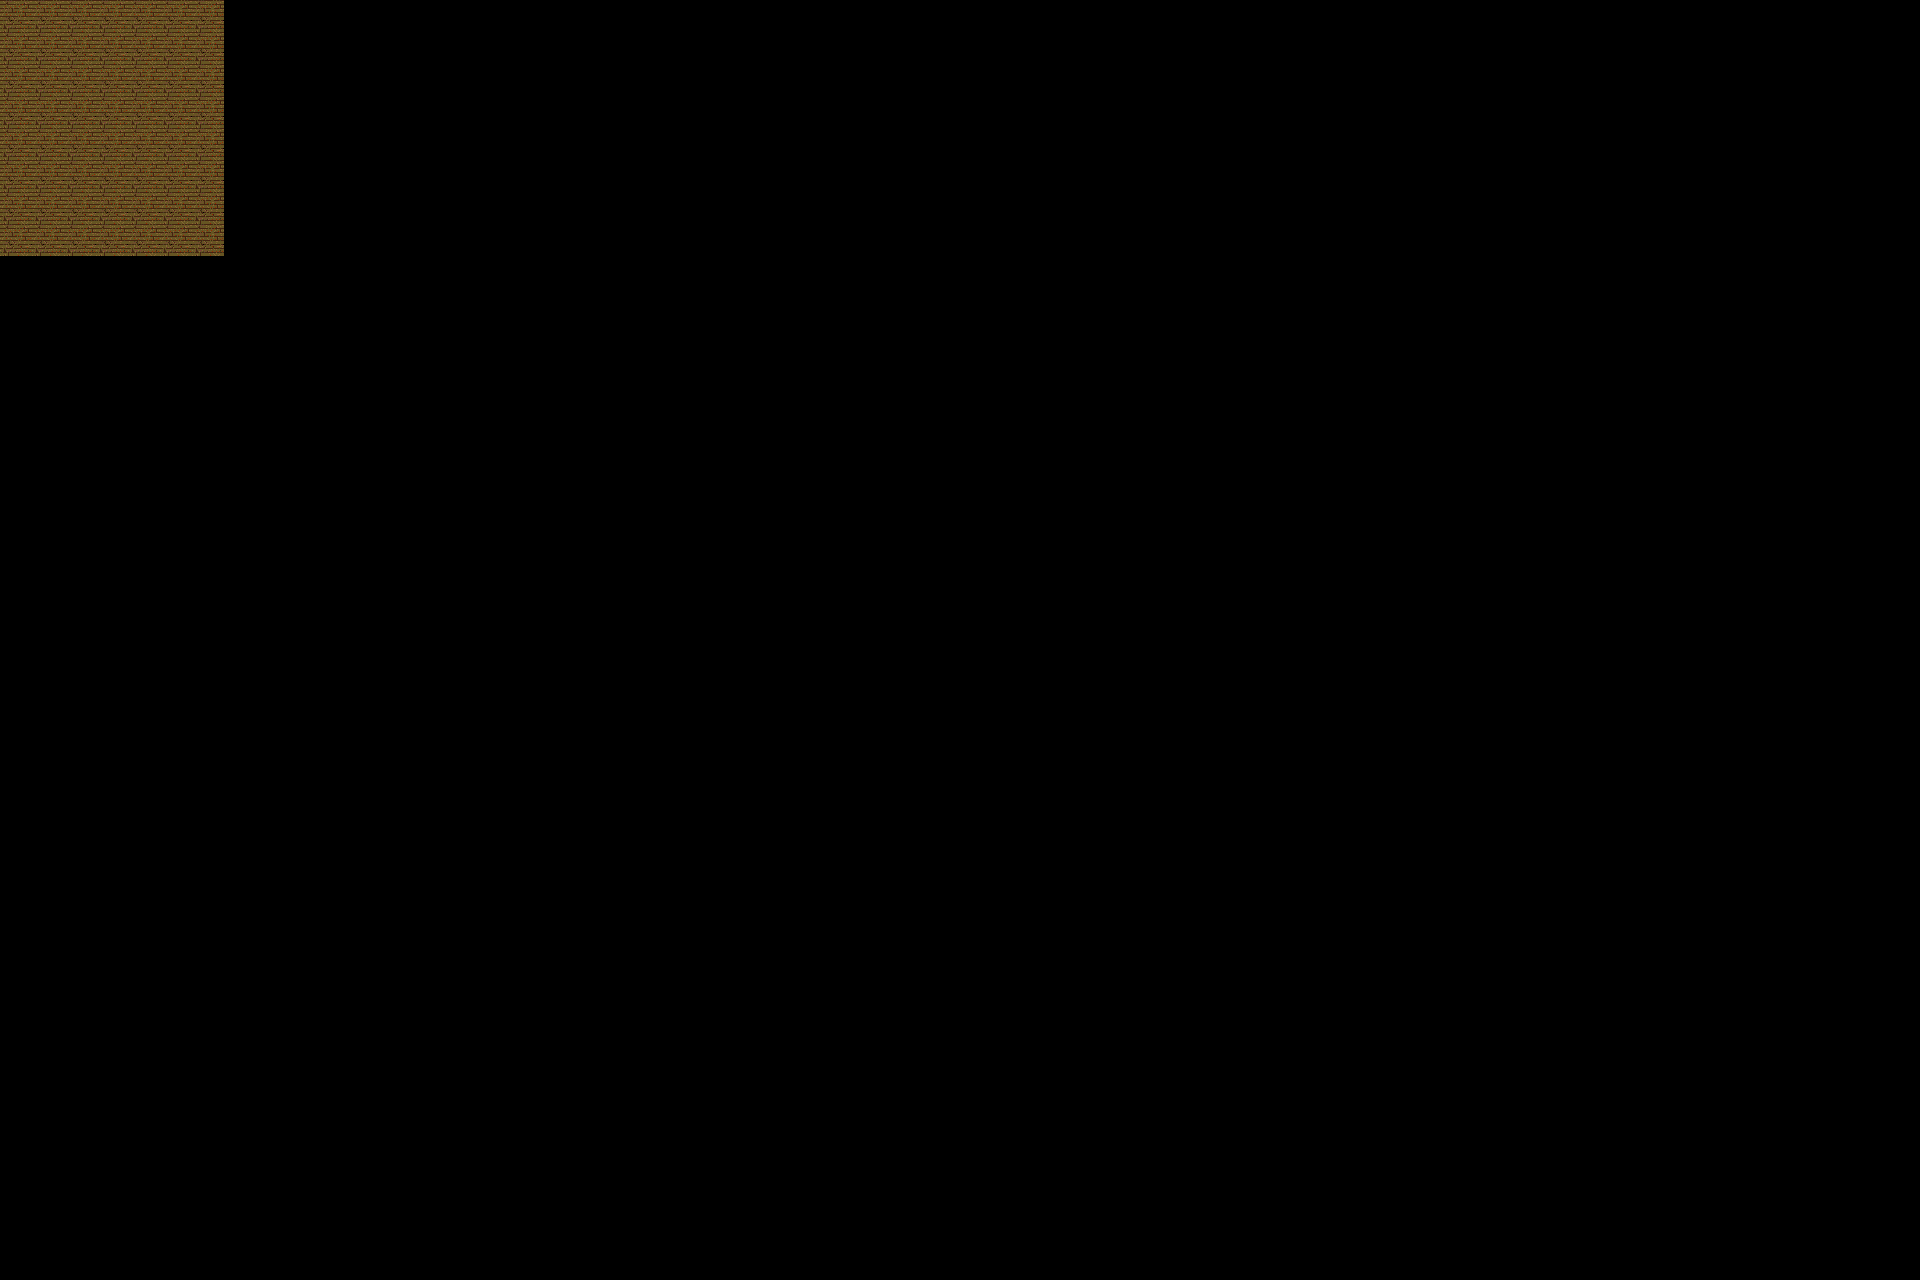

Below is a game level as drawn by its tile map, then a one-line description and the .tmx that defines it (tile-layer data replaced by summaries):
An orthogonal 60x40 tile map with 32x32 px tiles, 3 tile layers (background, object, collision).

<map version="1.10" tiledversion="1.10.1" orientation="orthogonal" renderorder="right-down" width="60" height="40" tilewidth="32" tileheight="32" infinite="0" nextlayerid="5" nextobjectid="1">
 <tileset firstgid="1" source="map1.tsx" />
 <layer id="1" name="background" width="60" height="40">
  <data>[2400 cells, 56 non-empty, 1 distinct tile ids]</data>
 </layer>
 <layer id="2" name="object" width="60" height="40">
  <data>[2400 cells, 0 non-empty, 0 distinct tile ids]</data>
 </layer>
 <layer id="3" name="collision" width="60" height="40">
  <data>[2400 cells, 0 non-empty, 0 distinct tile ids]</data>
 </layer>
 <objectgroup id="4" name="event" />
</map>
